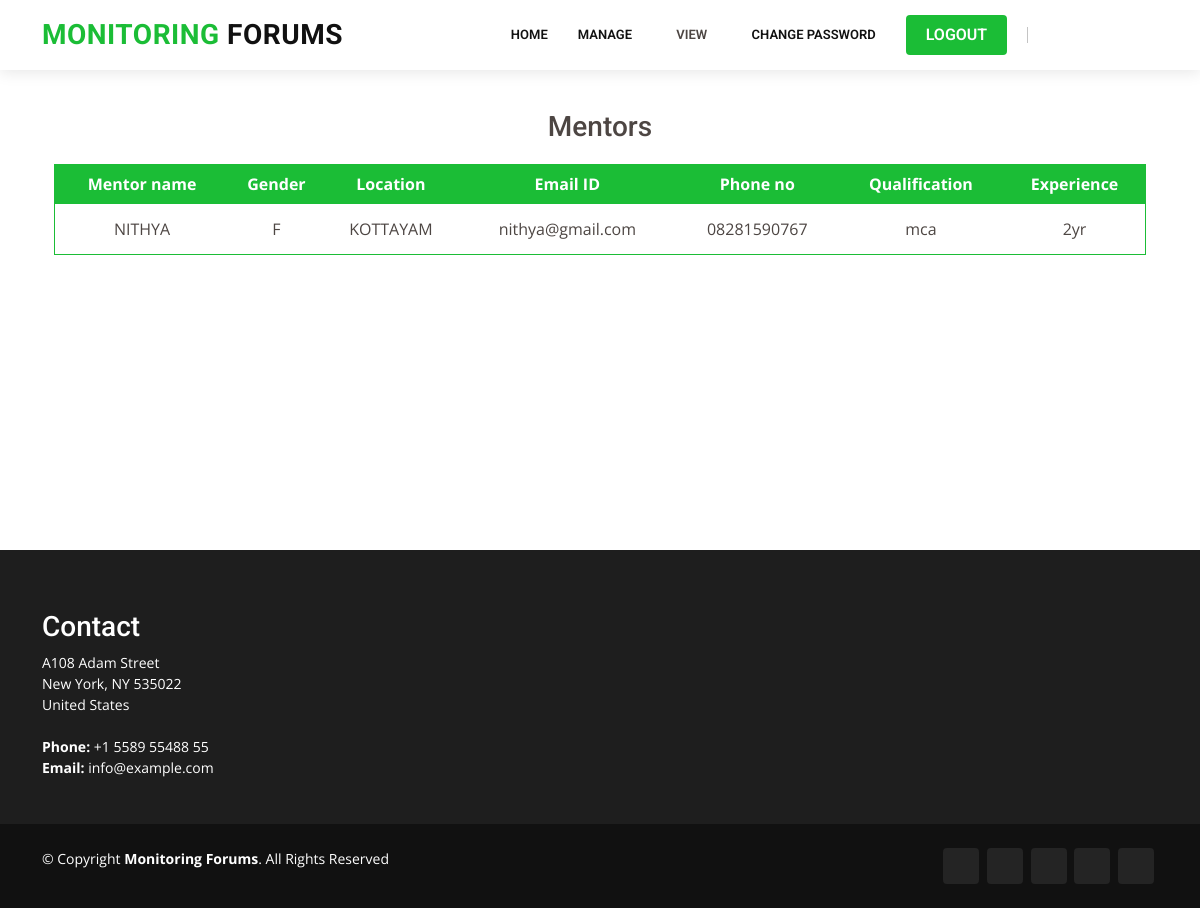
The page /viewmentorsADMIN/20/ (signed in) on the database its author committed.
### GroupAdmin/models.py (models this page shows)
class mentorsregistration(models.Model):
    mentorname=models.CharField(max_length=20)
    gender = models.CharField(max_length=20)
    location = models.CharField(max_length=20)
    emailid = models.CharField(max_length=20)
    phoneno = models.CharField(max_length=20)
    qualification = models.CharField(max_length=20)
    experience = models.CharField(max_length=20)
    username = models.CharField(max_length=20)
    password = models.CharField(max_length=20)
    grpadmin_id = models.ForeignKey(groupadmins,on_delete=models.CASCADE)
    status = models.CharField(max_length=20)

### SiteAdmin/views.py (the view)
# urls.py: url(r'^viewmentorsADMIN/(?P<gid>\d+)/$', siteadmin_view.viewmentorsADMIN, name='viewmentorsADMIN'),
@never_cache
def viewmentorsADMIN(request,gid):
    if 'id' not in request.session:
        return redirect('index')
    ob = mentorsregistration.objects.filter(grpadmin_id=gid,status='verified')
    return render(request,"admin/viewmentors.html",{'data':ob})

### Templates/admin/viewmentors.html
{% extends 'admin/base.html' %}
{% block content %}
<section style="margin-top:50px;min-height: 500px;">
  <div class="container">
    <div class="text-center">
      <h3>Mentors</h3>
    </div>
    <div class="row" style="margin:0 auto;width:100%;margin-top:20px;">
      {% if data %}
      <div>
        <table style="border:1px solid #1bbd36;width:100%">
          <thead style="color: white;background: #1bbd36;text-align: center;height: 40px;">
            <tr>
              <th>Mentor name</th>
              <th>Gender</th>
              <th>Location</th>
              <th>Email ID</th>
              <th>Phone no</th>
              <th>Qualification</th>
              <th>Experience</th>
            </tr>
          </thead>
          <tbody style="text-align: center;">
            {% for v in data %}
            <tr style="border-bottom:1px solid #1bbd36;height:50px">
                <td>{{v.mentorname}}</td>
                <td>{{v.gender}}</td>
                <td>{{v.location}}</td>
                <td>{{v.emailid}}</td>
                <td>{{v.phoneno}}</td>
                <td>{{v.qualification}}</td>
                <td>{{v.experience}}</td>
              </tr>
            {% endfor %}
          </tbody>
        </table>
      </div>
      {% else %}
      <div class="text-center">List is empty</div>
      {% endif %}
    </div>
  </div>
</section>
{% endblock %}

### static/Company/assets/css/style.css (style rules this page uses)
body { font-family: "Open Sans", sans-serif; color: #4d4643; }
h1, h2, h3, h4, h5, h6 { font-family: "Roboto", sans-serif; }
section { padding: 60px 0; overflow: hidden; }

### rows shown on the page
mentorsregistration: mentorname "NITHYA", gender "F", location "KOTTAYAM", emailid "nithya@gmail.com", phoneno "08281590767", qualification "mca", experience "2yr"
